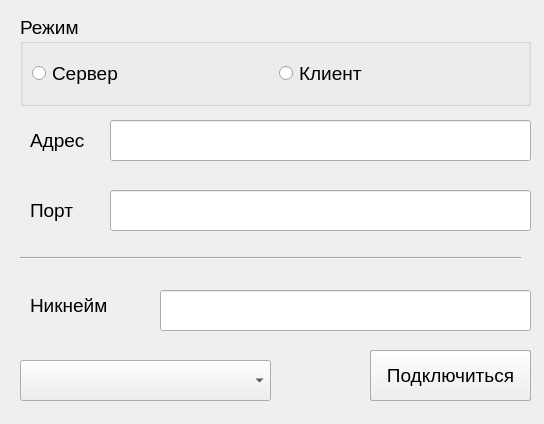
<?xml version="1.0" encoding="UTF-8"?>
<ui version="4.0">
 <class>Dialog_settings</class>
 <widget class="QDialog" name="Dialog_settings">
  <property name="geometry">
   <rect>
    <x>0</x>
    <y>0</y>
    <width>544</width>
    <height>424</height>
   </rect>
  </property>
  <property name="windowTitle">
   <string>Dialog</string>
  </property>
  <widget class="QComboBox" name="comboBox">
   <property name="geometry">
    <rect>
     <x>20</x>
     <y>360</y>
     <width>251</width>
     <height>41</height>
    </rect>
   </property>
   <property name="font">
    <font>
     <pointsize>18</pointsize>
    </font>
   </property>
  </widget>
  <widget class="Line" name="line">
   <property name="geometry">
    <rect>
     <x>20</x>
     <y>250</y>
     <width>501</width>
     <height>16</height>
    </rect>
   </property>
   <property name="font">
    <font>
     <pointsize>14</pointsize>
    </font>
   </property>
   <property name="orientation">
    <enum>Qt::Horizontal</enum>
   </property>
  </widget>
  <widget class="QLineEdit" name="lineEdit_Nick">
   <property name="geometry">
    <rect>
     <x>160</x>
     <y>290</y>
     <width>371</width>
     <height>41</height>
    </rect>
   </property>
   <property name="font">
    <font>
     <pointsize>14</pointsize>
    </font>
   </property>
  </widget>
  <widget class="QLabel" name="label_Port">
   <property name="geometry">
    <rect>
     <x>30</x>
     <y>190</y>
     <width>61</width>
     <height>41</height>
    </rect>
   </property>
   <property name="font">
    <font>
     <pointsize>14</pointsize>
    </font>
   </property>
   <property name="text">
    <string>Порт</string>
   </property>
  </widget>
  <widget class="QLineEdit" name="lineEdit_Port">
   <property name="geometry">
    <rect>
     <x>110</x>
     <y>190</y>
     <width>421</width>
     <height>41</height>
    </rect>
   </property>
   <property name="font">
    <font>
     <pointsize>14</pointsize>
    </font>
   </property>
  </widget>
  <widget class="QPushButton" name="pushButton_Create">
   <property name="geometry">
    <rect>
     <x>370</x>
     <y>350</y>
     <width>161</width>
     <height>51</height>
    </rect>
   </property>
   <property name="font">
    <font>
     <pointsize>14</pointsize>
    </font>
   </property>
   <property name="text">
    <string>Создать</string>
   </property>
  </widget>
  <widget class="QLabel" name="label_Nick">
   <property name="geometry">
    <rect>
     <x>30</x>
     <y>280</y>
     <width>101</width>
     <height>51</height>
    </rect>
   </property>
   <property name="font">
    <font>
     <pointsize>14</pointsize>
    </font>
   </property>
   <property name="text">
    <string>Никнейм</string>
   </property>
  </widget>
  <widget class="QLineEdit" name="lineEdit_Adress">
   <property name="geometry">
    <rect>
     <x>110</x>
     <y>120</y>
     <width>421</width>
     <height>41</height>
    </rect>
   </property>
   <property name="font">
    <font>
     <pointsize>14</pointsize>
    </font>
   </property>
  </widget>
  <widget class="QLabel" name="label_Adress">
   <property name="geometry">
    <rect>
     <x>30</x>
     <y>120</y>
     <width>71</width>
     <height>41</height>
    </rect>
   </property>
   <property name="font">
    <font>
     <pointsize>14</pointsize>
    </font>
   </property>
   <property name="text">
    <string>Адрес</string>
   </property>
  </widget>
  <widget class="QGroupBox" name="groupBox">
   <property name="geometry">
    <rect>
     <x>20</x>
     <y>15</y>
     <width>511</width>
     <height>91</height>
    </rect>
   </property>
   <property name="font">
    <font>
     <pointsize>14</pointsize>
    </font>
   </property>
   <property name="title">
    <string>Режим</string>
   </property>
   <layout class="QHBoxLayout" name="horizontalLayout">
    <item>
     <widget class="QRadioButton" name="radioButton_Server">
      <property name="font">
       <font>
        <pointsize>14</pointsize>
       </font>
      </property>
      <property name="text">
       <string>Сервер</string>
      </property>
     </widget>
    </item>
    <item>
     <widget class="QRadioButton" name="radioButton_Client">
      <property name="font">
       <font>
        <pointsize>14</pointsize>
       </font>
      </property>
      <property name="text">
       <string>Клиент</string>
      </property>
     </widget>
    </item>
   </layout>
  </widget>
  <widget class="QPushButton" name="pushButton_Connect">
   <property name="geometry">
    <rect>
     <x>370</x>
     <y>350</y>
     <width>161</width>
     <height>51</height>
    </rect>
   </property>
   <property name="font">
    <font>
     <pointsize>14</pointsize>
    </font>
   </property>
   <property name="text">
    <string>Подключиться</string>
   </property>
  </widget>
 </widget>
 <tabstops>
  <tabstop>radioButton_Server</tabstop>
  <tabstop>radioButton_Client</tabstop>
  <tabstop>lineEdit_Adress</tabstop>
  <tabstop>lineEdit_Port</tabstop>
  <tabstop>lineEdit_Nick</tabstop>
  <tabstop>comboBox</tabstop>
  <tabstop>pushButton_Connect</tabstop>
  <tabstop>pushButton_Create</tabstop>
 </tabstops>
 <resources/>
 <connections/>
</ui>
